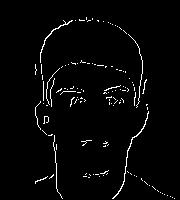
#> input picture vc_projeto02/src/img/output/processing/1900564681_img_cannynewout.jpg, 180 x 200 px, given as the content of the folder ../src/img/input, which was not available
$ python main_0.0.4.py   (Python 2 division)   (older library calls are emulated)
#> lines starting #> are read from the running program, lines starting #| are printed output that depends on the picture; pictures that were not available may be replaced by others from this repository, and a replacement may not be noted
#coding: utf-8
#!/usr/bin/python
# Python 2/3 compatibility

'''

@ Article Title: A new face detection method based on shape information
@ Article Url: <http://www.sciencedirect.com/science/article/pii/S0167865500000088>
@ Article Implemented by Francisco de Assis de Souza Rodrigues - RodriguesFAS
@ Date 21/10/2017
@ Email <fasr@cin.ufpe.br> || <franciscosouzaacer@gmail.com>
@ Website <htpp://rodriguesfas.com.br>

@ References
    DOC, OpenCV. Histogram Equalization. Disponível em: <https://docs.opencv.org/3.1.0/d5/daf/tutorial_py_histogram_equalization.html>. Acesso 21/10/2017.
    DOC, OpenCV. Smoothing Images. Disponível em: <https://docs.opencv.org/3.1.0/d4/d13/tutorial_py_filtering.html>. Acesso 21/10/2017.
    HIPR2. Zero Crossing Detector. Disponível em: <https://homepages.inf.ed.ac.uk/rbf/HIPR2/zeros.htm>. Acesso 30/10/2017.
    HONG. IMAGE EDGE DETECTION : SOBEL AND LAPLACIAN. Disponível em: <http://www.bogotobogo.com/python/OpenCV_Python/python_opencv3_Image_Gradient_Sobel_Laplacian_Derivatives_Edge_Detection.php>. Acesso 2181082017.

'''


# Import lib's.
import cv2
import glob
import scipy.ndimage as ndi
import scipy
import numpy as np
import Image
import math
from math import pi
import time
from random import choice


start_time = time.time()


sigma = 2
VIEWIMG = 0


# read img_orig
filenames = [i for i in glob.glob("../src/img/input/*.jpg")]
filenames.sort() # ADD THIS LINE

images = []

'''
Gerador de ID para salvar as imagens processadas.
'''
def randomIDImg(size):
#> called with size = 10
    data = '0123456789abcdefghijlmnopqrstuwvxz'
    code = ''

    for char in xrange(size):
        code += choice(data)

    return  code


'''
Exibe imagens processadas na tela.
'''
def showImg(title, img):
    if(VIEWIMG):
        cv2.imshow(title, img)


'''
Loop
'''
print('processing..')

for i in filenames:

    id_img = randomIDImg(10)

    n = cv2.imread(i)
#> n is the input picture: shape (200, 180, 3); min 0, max 255, mean 7.2
    images.append(n)
    print('file: '+i)


    img_orig = cv2.imread(i, 0)
#> img_orig: shape (200, 180); min 0, max 255, mean 7.2
    showImg('Image Original', img_orig)


    '''
    Step 01 - Image Enhancement

    As imagens de entrada, podem ter um contraste muito fraco devido à limitação das condições
    de iluminação. Nesse passo, a equalização do histograma é usada para melhorar o contraste
    da imagem original.
    '''
    img_hist = cv2.equalizeHist(img_orig)
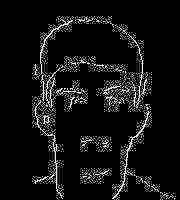
#> img_hist: shape (200, 180); min 0, max 255, mean 18.3
    cv2.imwrite('../src/img/output/'+id_img+'_img_hist.jpg', img_hist)
    showImg('Step 01 - Image Enhancement (Equalize Histogram)', img_hist)


    '''
    Step 02 - Median Filtering (LPF)

    Devido ao passo anterior, é obvio que o número de pontos de contorno do rosto podem almentar,
    o que significa, que a informação facial foi fortalecida. O ruído também foi aprimorado.
    Por meio da filtragem, podem ser apagados as fontes de ruídos presente na imagem, aplicando um
    median filtering.
    '''
    img_hist = cv2.imread('../src/img/output/'+id_img+'_img_hist.jpg', 0)
#> img_hist: shape (200, 180); min 0, max 255, mean 18.3
    img_blur = cv2.medianBlur(img_hist, 5)
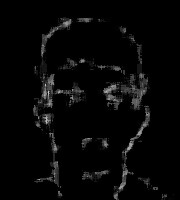
#> img_blur: shape (200, 180); min 0, max 201, mean 6.9

    cv2.imwrite('../src/img/output/'+id_img+'_img_blur.jpg', img_blur)
    showImg('Step 02 - Median Filtering', img_blur)


    '''
    Step 03 - Edge Detection

    Existe muitos detectores de bordas, considerando não considerando o custo computacional e o desempenho foi usado
    o zero-crossing detector: Canny Edge Detection (DoG).
    '''

    img_blur = '../src/img/output/'+id_img+'_img_blur.jpg'
    img_blur = Image.open(img_blur)
#> img_blur: PIL image 180x200 L
    img_data = np.array(img_blur, dtype = float)

    img_median = ndi.filters.median_filter(img_data, sigma)
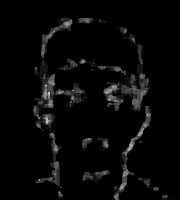
#> img_median: shape (200, 180) float64; min 0, max 201, mean 8

    # imagem vazia
    sobelout = Image.new('L', img_blur.size)
#> sobelout: PIL image 180x200 L; every value is 0
    gradx = np.array(sobelout, dtype = float)
#> gradx: shape (200, 180) float64; every value is 0
    grady = np.array(sobelout, dtype = float)

    sobel_x = [
        [-1, 0, 1],
        [-2, 0, 2],
        [-1, 0, 1]
        ]

    sobel_y = [
        [-1, -2, -1],
        [ 0,  0,  0],
        [ 1,  2,  1]
        ]

    width = img_blur.size[1]
#> width = 200
    height = img_blur.size[0]
#> height = 180

    #calculate |img_median| and dir(img_median)

    for x in range(1, width-1):
        for y in range(1, height-1):
            px = (sobel_x[0][0] * img_median[x-1][y-1]) + (sobel_x[0][1] * img_median[x][y-1]) + \
                 (sobel_x[0][2] * img_median[x+1][y-1]) + (sobel_x[1][0] * img_median[x-1][y]) + \
                 (sobel_x[1][1] * img_median[x][y]) + (sobel_x[1][2] * img_median[x+1][y]) + \
                 (sobel_x[2][0] * img_median[x-1][y+1]) + (sobel_x[2][1] * img_median[x][y+1]) + \
                 (sobel_x[2][2] * img_median[x+1][y+1])

            py = (sobel_y[0][0] * img_median[x-1][y-1]) + (sobel_y[0][1] * img_median[x][y-1]) + \
                 (sobel_y[0][2] * img_median[x+1][y-1]) + (sobel_y[1][0] * img_median[x-1][y]) + \
                 (sobel_y[1][1] * img_median[x][y]) + (sobel_y[1][2] * img_median[x+1][y]) + \
                 (sobel_y[2][0] * img_median[x-1][y+1]) + (sobel_y[2][1] * img_median[x][y+1]) + \
                 (sobel_y[2][2] * img_median[x+1][y+1])
            gradx[x][y] = px
            grady[x][y] = py
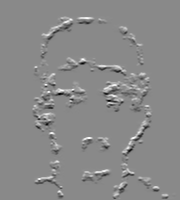
#> gradx: shape (200, 180) float64; min -523, max 447, mean 0.1; drawn with min black and max white
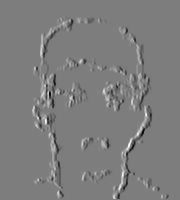
#> grady: shape (200, 180) float64; min -587, max 604, mean 0; drawn with min black and max white

#> (the run stopped early here; a loop or call above may not have finished)
